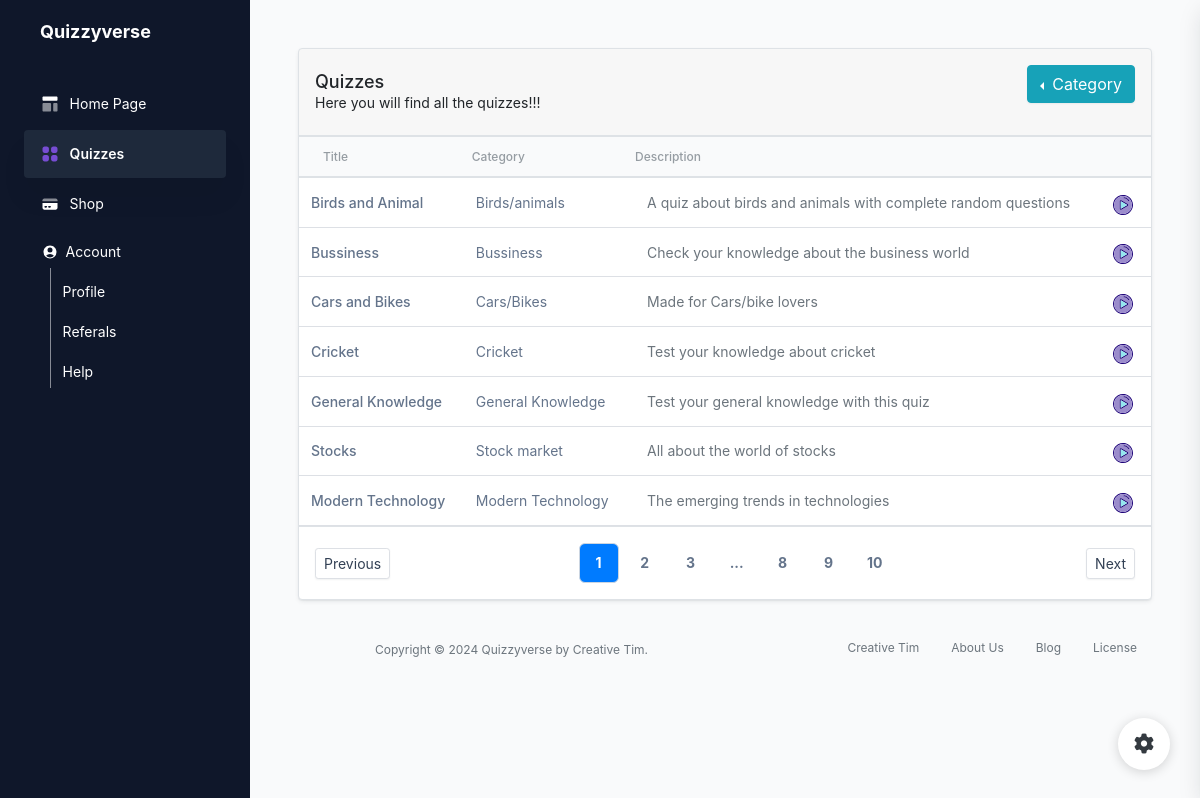
Screenshot of /home/quizzes/ (signed in) with the database file from the repository.
### home/models.py (models this page shows, shortened)
class Quiz(models.Model):
    title = models.CharField(max_length=225)
    description = models.TextField()
    category = models.OneToOneField(QuizCategory, on_delete=models.CASCADE)
    ex_file = models.FileField(upload_to='quiz/', null=True)
    created_on = models.DateTimeField(auto_now_add=True)
    updated_on = models.DateTimeField(auto_now=True)
    class Meta:
        verbose_name_plural = 'Quizzes'

class QuizCategory(models.Model):
    category_name = models.CharField(max_length = 225)
    created_at = models.DateTimeField(auto_now_add=True)
    def __str__(self):
        return self.category_name
    class Meta:
        verbose_name_plural = 'Quiz Categories'

### home/views.py (the view)
# urls.py: path('quizzes/',quizzes,name='quizzes'),
@login_required(login_url="login_user")
def quizzes(request):
    categories = QuizCategory.objects.all()
    print(categories)
    quiz = Quiz.objects.all()
    return render(request, "tables.html",{'category':categories,'quiz':quiz})

### templates/tables.html (shortened to what this page needs)
{%extends 'base_s.html'%}
{%load static%}
{% block start%}
<body class="g-sidenav-show  bg-gray-100">
  <aside class="sidenav navbar navbar-vertical navbar-expand-xs border-0 bg-slate-900 fixed-start " id="sidenav-main">
    <div class="sidenav-header">
      <a class="navbar-brand d-flex align-items-center m-0"
        href=" https://demos.creative-tim.com/corporate-ui-dashboard/pages/dashboard.html " target="_blank">
        <span class="font-weight-bold text-lg">Quizzyverse</span>
      </a>
    </div>
    <div class="collapse navbar-collapse px-4  w-auto " id="sidenav-collapse-main">
      <ul class="navbar-nav">
        <li class="nav-item">
          <a class="nav-link  " href="{% url 'dashboard'%}">
            <div class="icon icon-shape icon-sm px-0 text-center d-flex align-items-center justify-content-center">
            </div>
            <span class="nav-link-text ms-1">Home Page</span>
          </a>
        </li>
        <li class="nav-item">
          <a class="nav-link  active" href="{% url 'quizzes'%}">
            <div class="icon icon-shape icon-sm px-0 text-center d-flex align-items-center justify-content-center">
            </div>
            <span class="nav-link-text ms-1">Quizzes</span>
          </a>
        </li>
        <li class="nav-item">
          <a class="nav-link  " href="{% url 'wallet'%}">
            <div class="icon icon-shape icon-sm px-0 text-center d-flex align-items-center justify-content-center">
            </div>
            <span class="nav-link-text ms-1">Shop</span>
          </a>
        </li>
        <li class="nav-item mt-2">
          <div class="d-flex align-items-center nav-link">
            <span class="font-weight-normal text-md ms-2">Account</span>
          </div>
        </li>
        <li class="nav-item border-start my-0 pt-2">
          <a class="nav-link position-relative ms-0 ps-2 py-2 " href="../pages/profile.html">
            <span class="nav-link-text ms-1">Profile</span>
          </a>
        </li>
        <li class="nav-item border-start my-0 pt-2">
          <a class="nav-link position-relative ms-0 ps-2 py-2 " href="../pages/sign-in.html">
            <span class="nav-link-text ms-1">Referals</span>
          </a>
        </li>
        <li class="nav-item border-start my-0 pt-2">
          <a class="nav-link position-relative ms-0 ps-2 py-2 " href="../pages/sign-up.html">
            <span class="nav-link-text ms-1">Help</span>
          </a>
        </li>
      </ul>
    </div>
  </aside>
  <main class="main-content position-relative max-height-vh-100 h-100 border-radius-lg ">
    <nav class="navbar navbar-main navbar-expand-lg mx-5 px-0 shadow-none rounded" id="navbarBlur" navbar-scroll="true">
      <div class="container-fluid py-1 px-2">
      </div>
    </nav>
    <div class="container-fluid py-4 px-5">
      <div class="row">
        <div class="col-12">
          <div class="card border shadow-xs mb-4">
            <div class="card-header border-bottom pb-0">
              <div class="d-sm-flex align-items-center mb-3">
                <div>
                  <h6 class="font-weight-semibold text-lg mb-0">Quizzes</h6>
                  <p class="text-sm mb-sm-0">Here you will find all the quizzes!!!</p>
                </div>
                <div class="ms-auto d-flex">
                  <div class="btn-group dropleft">
                    <a class="btn btn-info dropdown-toggle" href="#" role="button" id="dropdownMenuLink"
                      data-toggle="dropdown" aria-haspopup="true" aria-expanded="false">
                      Category
                    </a>
                  </div>
                </div>
              </div>
            </div>
            <div class="card-body px-0 py-0">
              <div class="table-responsive p-0">
                <table class="table align-items-center justify-content-center mb-0">
                  <thead class="bg-gray-100">
                    <tr>
                      <th class="text-secondary text-xs font-weight-semibold opacity-7">Title</th>
                      <th class="text-secondary text-xs font-weight-semibold opacity-7 ps-2">Category</th>
                      <th class="text-secondary text-xs font-weight-semibold opacity-7 ps-2">Description</th>
                      <th class="text-center text-secondary text-xs font-weight-semibold opacity-7"></th>
                    </tr>
                  </thead>
                  <tbody>
                    {% for x in quiz%}
                    <tr>
                      <td>
                        <h6 class="mb-0 text-sm">{{x.title}}</h6>
                      </td>
                      <td>
                        <p class="text-sm font-weight-normal mb-0">{{x.category}}</p>
                      </td>
                      <td class="align-middle">
                        <div class="d-flex">
                          <div class="ms-2">
                            <p class="text-secondary text-sm mb-0">{{x.description}}</p>
                          </div>
                        </div>
                      </td>
                      <td class="align-middle">
                        <a href="" class="text-secondary font-weight-bold text-xs" data-bs-toggle="tooltip"
                          data-bs-title="Play">
                         <img src="{%static '/assets/img/small-logos/play-button.svg'%}" height="20px">
                        </a>
                      </td>
                    </tr>
                    {%endfor%}
                  </tbody>
                </table>
              </div>
            </div>
            <div class="border-top py-3 px-3 d-flex align-items-center">
              <button class="btn btn-sm btn-white d-sm-block d-none mb-0">Previous</button>
              <nav aria-label="..." class="ms-auto">
                <ul class="pagination pagination-light mb-0">
                  <li class="page-item active" aria-current="page">
                    <span class="page-link font-weight-bold">1</span>
                  </li>
                  <li class="page-item"><a class="page-link border-0 font-weight-bold" href="javascript:;">2</a></li>
                  <li class="page-item"><a class="page-link border-0 font-weight-bold d-sm-inline-flex d-none"
                      href="javascript:;">3</a></li>
                  <li class="page-item"><a class="page-link border-0 font-weight-bold" href="javascript:;">...</a></li>
                  <li class="page-item"><a class="page-link border-0 font-weight-bold d-sm-inline-flex d-none"
                      href="javascript:;">8</a></li>
                  <li class="page-item"><a class="page-link border-0 font-weight-bold" href="javascript:;">9</a></li>
                  <li class="page-item"><a class="page-link border-0 font-weight-bold" href="javascript:;">10</a></li>
                </ul>
              </nav>
              <button class="btn btn-sm btn-white d-sm-block d-none mb-0 ms-auto">Next</button>
            </div>
          </div>
        </div>
      </div>
      <footer class="footer pt-3  ">
        <div class="container-fluid">
          <div class="row align-items-center justify-content-lg-between">
            <div class="col-lg-6 mb-lg-0 mb-4">
              <div class="copyright text-center text-xs text-muted text-lg-start">
                Copyright
                ©
                Quizzyverse by
                <a href="https://www.creative-tim.com" class="text-secondary"  target="_blank">Creative Tim</a>.
              </div>
            </div>
            <div class="col-lg-6">
              <ul class="nav nav-footer justify-content-center justify-content-lg-end">
                <li class="nav-item">
                  <a href="" class="nav-link text-xs text-muted" target="_blank" id="something">Creative
                    Tim</a>
                </li>
                <li class="nav-item">
                  <a href="https://www.creative-tim.com/presentation" class="nav-link text-xs text-muted"
                    target="_blank">About Us</a>
                </li>
                <li class="nav-item">
                  <a href="https://www.creative-tim.com/blog" class="nav-link text-xs text-muted"
                    target="_blank">Blog</a>
                </li>
                <li class="nav-item">
                  <a href="https://www.creative-tim.com/license" class="nav-link text-xs pe-0 text-muted"
                    target="_blank">License</a>
                </li>
              </ul>
            </div>
          </div>
        </div>
      </footer>
    </div>
  </main>
  <div class="fixed-plugin">
    <a class="fixed-plugin-button text-dark position-fixed px-3 py-2">
      <i class="fa fa-cog py-2"></i>
    </a>
  </div>
  {% endblock%}

### templates/base_s.html (shortened to what this page needs)
{% load static%}
<!DOCTYPE html>
<head>
    <link href="{% static '/assets/css/nucleo-icons.css' %}" rel="stylesheet" />
    <link href="{% static '/assets/css/nucleo-svg.css' %}" rel="stylesheet" />
    <link href="{% static '/assets/css/nucleo-svg.css' %}" rel="stylesheet" />
    <link id="pagestyle" href="{% static 'assets/css/corporate-ui-dashboard.css'%}" rel="stylesheet" />
    <link rel="stylesheet" href="https://cdn.jsdelivr.net/npm/bootstrap@4.0.0/dist/css/bootstrap.min.css">
  </head>
  <body>
  {% block start%}
  {%endblock%}
</body>

### static/assets/css/nucleo-svg.css (style rules this page uses)
.icon { display: inline-block; color: #111111; height: 1em; width: 1em; }
.icon-sm { height: 0.8em; width: 0.8em; }
.icon { fill: currentColor; stroke: none; }

### rows the page displays
Quiz: title "Birds and Animal", category "Birds/animals", description "A quiz about birds and animals with complete random questions"
Quiz: title "Bussiness", category "Bussiness", description "Check your knowledge about the business world"
Quiz: title "Cars and Bikes", category "Cars/Bikes", description "Made for Cars/bike lovers"
Quiz: title "Cricket", category "Cricket", description "Test your knowledge about cricket"
Quiz: title "General Knowledge", category "General Knowledge", description "Test your general knowledge with this quiz"
Quiz: title "Stocks", category "Stock market", description "All about the world of stocks"
Quiz: title "Modern Technology", category "Modern Technology", description "The emerging trends in technologies"
